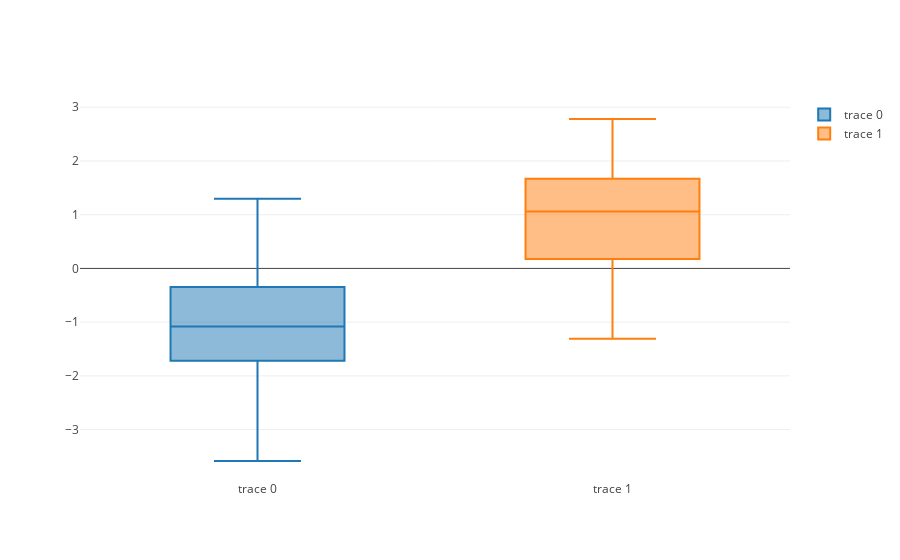

Here is the notebook cell this chart was saved with:
### Markdown cell above
# Basic Box Plot

### Code cell
_0 = np.random.randn(50)-1
_1 = np.random.randn(50)+1

# X轴
# trace0 = go.Box(x=_0)
# trace1 = go.Box(x=_1)

# Y轴
trace0 = go.Box(y=_0)
trace1 = go.Box(y=_1)

data = [trace0, trace1]
plotly.offline.iplot(data)
